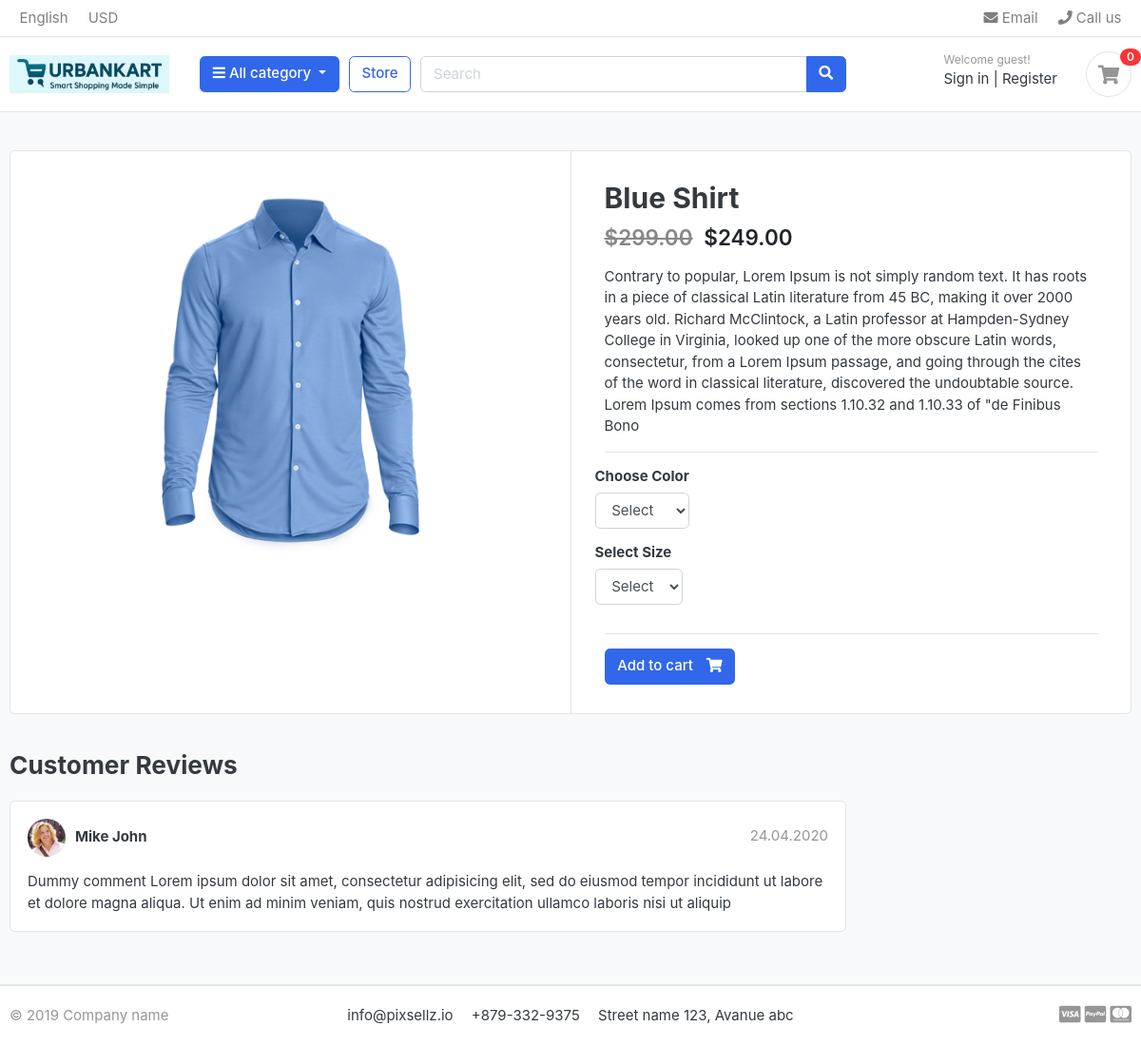
Screenshot of /store/category/shirts/blue-shirt/ with the database file from the repository.
### store/models.py (models this page shows, shortened)
class Product(models.Model):
    product_name = models.CharField(max_length=200, unique=True)
    slug = models.SlugField(max_length=200, unique=True)
    description = models.TextField(max_length=500, blank=True)
    price = models.IntegerField()
    images = models.ImageField(upload_to='photos/products')
    stock = models.IntegerField()
    is_available = models.BooleanField(default=True)
    category = models.ForeignKey(Category, on_delete=models.CASCADE)
    created_date = models.DateTimeField(auto_now_add=True)
    modified_date = models.DateTimeField(auto_now=True)
    @property
    def old_price(self):
        rounded_price = round((self.price * 1.25) / 50) * 50
        return rounded_price - 1

### store/views.py (the view)
# urls.py: path('category/<slug:category_slug>/<slug:product_slug>/', views.product_detail, name='product_detail'),
def product_detail(request, category_slug, product_slug):
    try:
        single_product = Product.objects.get(category__slug=category_slug, slug=product_slug)
        in_cart = CartItem.objects.filter(cart__cart_id=_cart_id(request), product=single_product).exists()
    except Exception as e:
        raise e
    context = {
        'single_product': single_product,
        'in_cart': in_cart,
    }
    return render(request, 'store/product_detail.html', context)

### carts/context_processors.py (called while the page is built)
def counter(request):
    cart_count = 0
    if 'admin' in request.path:
        return {}
    else:
        try:
            cart = Cart.objects.filter(cart_id=_cart_id(request)).first()
            if cart:
                cart_items = CartItem.objects.filter(cart=cart)
                for cart_item in cart_items:
                    cart_count += cart_item.quantity
        except Cart.DoesNotExist:
            cart_count = 0
    return dict(cart_count=cart_count)

### carts/views.py (called while the page is built)
def _cart_id(request):
    cart_id = request.session.session_key
    if not cart_id:
        cart_id = request.session.create()
    return cart_id

### category/context_processors.py (called while the page is built)
def menu_links(request):
    links=Category.objects.all()
    return dict(links=links)

### category/models.py (called while the page is built)
    def get_category_url(self):
        return reverse('products_by_category', args=[self.slug])

### store/models.py (called while the page is built)
    def colors(self):
        return super(VariationManager, self).filter(variation_category='color', is_active=True)

    def sizes(self):
        return super(VariationManager, self).filter(variation_category='size', is_active=True)

### ecom/templates/store/product_detail.html (shortened to what this page needs)
{% extends 'ecom/base.html' %}
{% load static %}
{% block content %}
<section class="section-content padding-y bg">
<div class="container">
<div class="card">
	<div class="row no-gutters">
		<aside class="col-md-6">
<article class="gallery-wrap">
	<div class="img-big-wrap">
	   <a href="#"><img src="{{single_product.images.url}}"></a>
	</div>
</article>
		</aside>
		<main class="col-md-6 border-left">
		<form action='{% url 'carts:add_to_cart' single_product.id %}' method="post">
			<article class="content-body">
			<h2 class="title">{{ single_product.product_name }}</h2>
			<div class="mb-3">
				<del class="price h4" style="color: #888;">${{ single_product.old_price|floatformat:2 }}</del>
				<var class="price h4 ml-2">${{ single_product.price|floatformat:2 }}</var>
			</div>
			<p>{{ single_product.description }}</p>
			<hr>
				<div class="row">
					<div class="item-option-select">
						<h6>Choose Color</h6>
						<select name="color" class='form-control' required>
							<option value="" disabled selected>Select</option>
						</select>
					</div>
				</div>
				<div class="row">
					<div class="item-option-select">
						<h6>Select Size</h6>
						<select name="size" class='form-control' required>
							<option value="" disabled selected>Select</option>
						</select>
					</div>
				</div>
				<hr>
				{% if single_product.stock <= 0 %}
					<span class="text-danger" style="font-weight: 800;">
						Out of Stock
					</span>
				{% else %}
					<button type="submit" class="btn  btn-primary"> <span class="text">Add to cart</span> <i class="fas fa-shopping-cart"></i>  </button>
				{% endif %}
			</article>
		</form>
		</main>
	</div>
</div>
<br>
<div class="row">
			<div class="col-md-9">
	<header class="section-heading">
		<h3>Customer Reviews </h3>
	</header>
	<article class="box mb-3">
		<div class="icontext w-100">
			<img src="{% static 'images/avatars/avatar1.jpg' %}" class="img-xs icon rounded-circle">
			<div class="text">
				<span class="date text-muted float-md-right">24.04.2020 </span>
				<h6 class="mb-1">Mike John </h6>
			</div>
		</div>
		<div class="mt-3">
			<p>
				Dummy comment Lorem ipsum dolor sit amet, consectetur adipisicing elit, sed do eiusmod
				tempor incididunt ut labore et dolore magna aliqua. Ut enim ad minim veniam,
				quis nostrud exercitation ullamco laboris nisi ut aliquip
			</p>
		</div>
	</article>
	</div>
</div>
</div>
</section>
 {% endblock %}

### ecom/static/css/ui.css (style rules this page uses)
html { font-family: "Inter", sans-serif; font-size: 15px; }
.content-body { flex: 1 1 auto; padding: 2rem 2.3rem; }
.img-xs, .img-sm, .img-md, .img-lg { -o-object-fit: cover; object-fit: cover; flex-shrink: 0; flex-grow: 0; }
.img-xs { width: 40px; height: 40px; }
.padding-y { padding-top: 40px; padding-bottom: 40px; }
var { font-style: normal; }
article:after, .form-group:after { display: block; clear: both; content: ""; }
.bg { background-color: #f8f9fa; }
.section-heading { margin-bottom: 20px; margin-top: 15px; }
p:last-child { margin-bottom: 0; }
.btn .text + i { margin-left: 10px; }
.icontext { display: inline-flex; align-items: center; vertical-align: middle; }
.icontext .text { width: 100%; line-height: 1.2; }
.icontext .icon { position: relative; margin-right: 10px; flex-shrink: 0; flex-grow: 0; }
.price { font-weight: 600; color: #212529; }
.box { padding: 18px; background: #fff; border-radius: 0.37rem; border: 1px solid #e4e4e4; }
.box img { max-width: 100%; }
.gallery-wrap .img-big-wrap { margin-bottom: 10px; border-radius: 0.37rem; overflow: hidden; background-color: #fff; }
.gallery-wrap .img-big-wrap a { text-align: center; display: block; }
.gallery-wrap .img-big-wrap img { height: 450px; width: auto; display: inline-block; }
.item-option-select { margin-bottom: 1rem; display: inline-block; margin-right: 15px; }

### rows the page displays
Product: images (picture), product_name "Blue Shirt", old_price "299.00", price "249.00", description "Contrary to popular, Lorem Ipsum is not simply random text. It has roots in a piece of classical Latin literature from 45 BC, making it over 2000 years old. Richard McClintock, a Latin professor at Hampden-Sydney College in Virginia, looked up one of the more obscure Latin words, consectetur, from a Lorem Ipsum passage, and going through the cites of the word in classical literature, discovered the undoubtable source. Lorem Ipsum comes from sections 1.10.32 and 1.10.33 of \"de Finibus Bono"

### other values shown
{{ cart_count }} "0"
